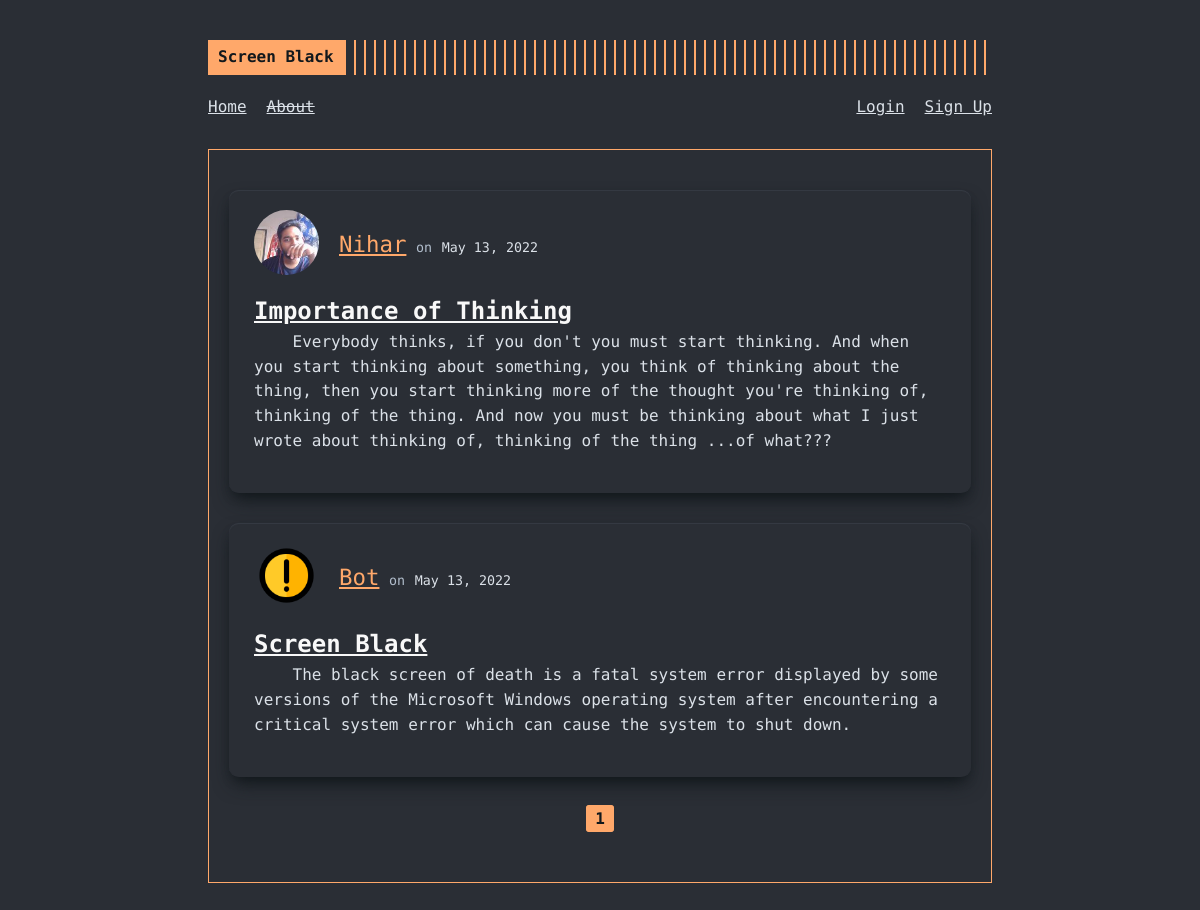
The page /home on the database its author committed.
### screenblack/models.py (models this page shows, shortened)
class Post(db.Model):
  id = db.Column(db.Integer, primary_key = True)
  title = db.Column(db.String(100), nullable = False)
  date_posted = db.Column(db.DateTime, nullable = False, default = datetime.utcnow)
  content = db.Column(db.Text, nullable = False)
  user_id = db.Column(db.Integer, db.ForeignKey('user.id'), nullable = False)

class User(db.Model, UserMixin):
  id = db.Column(db.Integer, primary_key = True)
  name = db.Column(db.String(30), nullable = False, unique = True)
  username = db.Column(db.String(20), nullable = False, unique = True)
  email = db.Column(db.String(120), nullable = False, unique = True)
  picture = db.Column(db.String(20), nullable = False, default = "default.jpg")
  password = db.Column(db.String(60), nullable = False)
  posts = db.relationship("Post", backref = "author", lazy = True)

### screenblack/routes.py (the view)
@app.route("/")
@app.route("/home")
def home():
  page = request.args.get("page", default=1, type=int)
  posts = Post.query.order_by(Post.date_posted.desc()).paginate(page = page, per_page=5)
  return render_template("home.html", posts = posts)

### screenblack/templates/home.html
{% extends "layout.html" %}
{% block content %}
  {% for post in posts.items %}
    <article class="article-body">
      <div class="home-article">
        <div class="article-author-picture">
          <a href="{{ url_for('user_about', username=post.author.username) }}"><img class="profilepic-mini" src="{{ url_for('static', filename='profilepics/'+post.author.picture) }}" alt="profile picture for {{ post.author.name }}"></a>
        </div>
        <div class="article-author-details">
          <a class="article-author" href="{{ url_for('user_about', username=post.author.username) }}">{{ post.author.name }}</a>
          <small class="text-muted">on</small>
          <small class="article-date">{{ post.date_posted.strftime("%B %d, %Y") }}</small>
        </div>
      </div>
      <h2><a class="article-title" href="{{ url_for('post', post_id=post.id) }}">{{ post.title }}</a></h2>
      <div class="article-content">
        <p>{{ post.content }}</p>
      </div>
    </article>
  {% endfor %}
  <div class="pagination">
    {% for page_num in posts.iter_pages(left_edge = 1, right_edge = 1, left_current = 1, right_current = 2) %}
      {% if page_num %}
        {% if page_num == posts.page %}
          <a class="link-current" href="{{ url_for('home', page=page_num) }}">{{ page_num }}</a>
        {% else %}
          <a href="{{ url_for('home', page=page_num) }}">{{ page_num }}</a>
        {% endif %}
      {% else %}
        ...
      {% endif %}
    {% endfor %}
  </div>
{% endblock content %}

### screenblack/templates/layout.html (shortened to what this page needs)
<!DOCTYPE html>
<html lang="en">
  <head>
    <link rel="stylesheet" href="{{url_for('static', filename='main.css')}}" />
  </head>
  <body>
    <div class="container">
      <header class="site-header">
        <div class="header-top">
          <div class="header-logo">
            <a href="/">
              <div class="logo">Screen Black</div>
            </a>
          </div>
        </div>
        <nav class="menu">
          <ul class="left-menu">
            <li><a href="{{url_for('home')}}">Home</a></li>
            <li><a href="{{url_for('about')}}"><del>About</del></a></li>
          </ul>
          <ul class="right-menu">
          {% if current_user.is_authenticated %}
            <li><a href="{{url_for('create_post')}}">Create Post</a></li>
            <li><a href="{{url_for('account')}}">Account</a></li>
            <li><a href="{{url_for('logout')}}">Logout</a></li>
          {% else %}
            <li><a href="{{url_for('login')}}">Login</a></li>
            <li><a href="{{url_for('register')}}">Sign Up</a></li>
          {% endif %}
          </ul>
        </nav>
      </header>
      <main class="content">
        <div class="framed-content">
          {% block content %} {% endblock content %}
        </div>
      </main>
    </div>
  </body>
</html>

### screenblack/static/main.css (style rules this page uses)
:root { font-size: 16px; --gray0: #f8f8f8; --gray1: #dbe1e8; --gray2: #b2becd; --gray3: #6c7983; --gray4: #444d55; --gray5: #363b44; --gray6: #2a2e35; --gray7: #12181c; --rajah: #ffa86a; --green: #09c372; --red: #ff3860; }
body { font-family: "Fira Code", monospace; background-color: var(--gray6); color: var(--gray1); line-height: 1.54; }
a { color: inherit; }
p { margin-bottom: 20px; }
.container { max-width: 864px; min-height: 100vh; padding: 40px; margin: 0 auto; display: flex; flex-direction: column; }
.site-header { display: flex; flex-direction: column; position: relative; }
.header-top { display: flex; align-items: center; justify-content: space-between; }
.header-logo { display: flex; flex: 1; }
.header-logo:after { content: ""; display: block; background: repeating-linear-gradient( 90deg, var(--rajah), var(--rajah) 2px, transparent 0, transparent 10px ); right: 10px; width: 100%; }
.header-logo a { flex: 0 0 auto; max-width: 100%; text-decoration: none; }
.logo { align-items: center; background: var(--rajah); color: var(--gray7); font-weight: 700; display: flex; padding: 5px 10px; text-decoration: none; }
.menu { margin: 20px 0; display: flex; justify-content: space-between; }
.site-header .left-menu { display: flex; flex-wrap: wrap; list-style: none; margin: 0px; padding: 0; }
.site-header .right-menu { display: flex; flex-wrap: wrap; list-style: none; margin: 0px; padding: 0; }
.site-header .left-menu li:not(:last-of-type) { flex: 0 0 auto; margin-bottom: 10px; margin-right: 20px; }
.site-header .right-menu li:not(:first-of-type) { flex: 0 0 auto; margin-bottom: 10px; margin-left: 20px; }
.framed-content { border: 1px solid var(--rajah); padding: 20px; }
.article-body { padding: 20px 25px; background-color: var(--gray6); box-shadow: var(--gray5) 0px 1px 1px 0px inset, var(--gray7) 0px 10px 20px -5px, var(--gray7) 0px 6px 12px -6px; margin: 20px 0; border-radius: 0.6rem; }
.article-body:not(:last-of-type) { margin-bottom: 30px; }
.home-article { display: flex; align-items: center; margin-bottom: 15px; }
.article-author-picture { display: grid; place-items: center; margin-right: 20px; }
.article-author-picture a { line-height: 1; }
.profilepic-mini { max-width: 65px; border-radius: 50%; }
.article-title { color: var(--gray0); }
.article-author { color: var(--rajah); font-size: 1.4rem; }
.article-date { color: var(--gray1); }
.article-content p { text-indent: 4ch; }
.text-muted { color: var(--gray2); }
.pagination { margin: 30px 0; text-align: center; }
.pagination a { min-width: 2ch; text-decoration: none; border: 1px solid var(--rajah); padding: 0.2rem 0.5rem; border-radius: 0.2rem; }
.link-current { pointer-events: none; background-color: var(--rajah); color: var(--gray7); font-weight: bold; }

### rows shown on the page
Post: picture (picture), author.name "Nihar", date_posted "May 13, 2022", title "Importance of Thinking", content "Everybody thinks, if you don't you must start thinking. And when you start thinking about something, you think of thinking about the thing, then you start thinking more of the thought you're thinking of, thinking of the thing. And now you must be thinking about what I just wrote about thinking of, thinking of the thing ...of what???"
Post: picture (placeholder picture), author.name "Bot", date_posted "May 13, 2022", title "Screen Black", content "The black screen of death is a fatal system error displayed by some versions of the Microsoft Windows operating system after encountering a critical system error which can cause the system to shut down."

### other values the page prints
{{ page_num }} "1"
